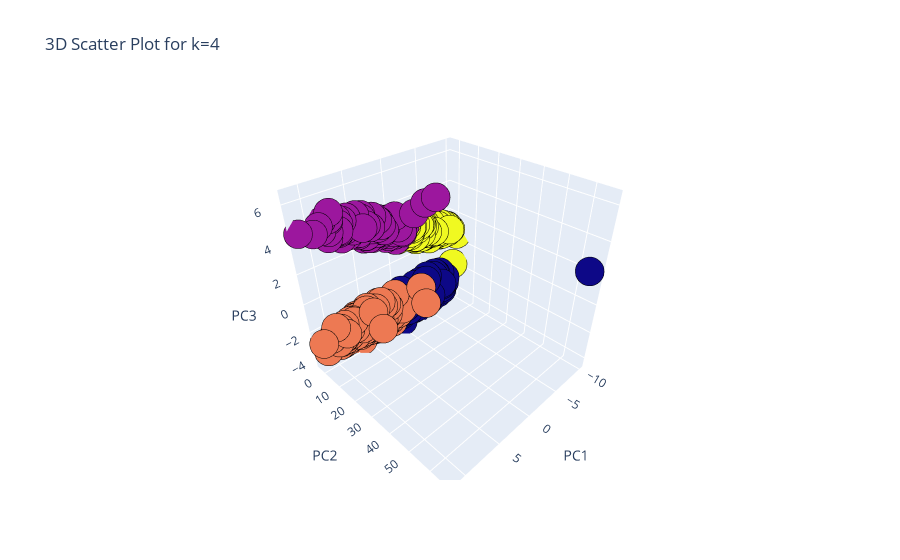
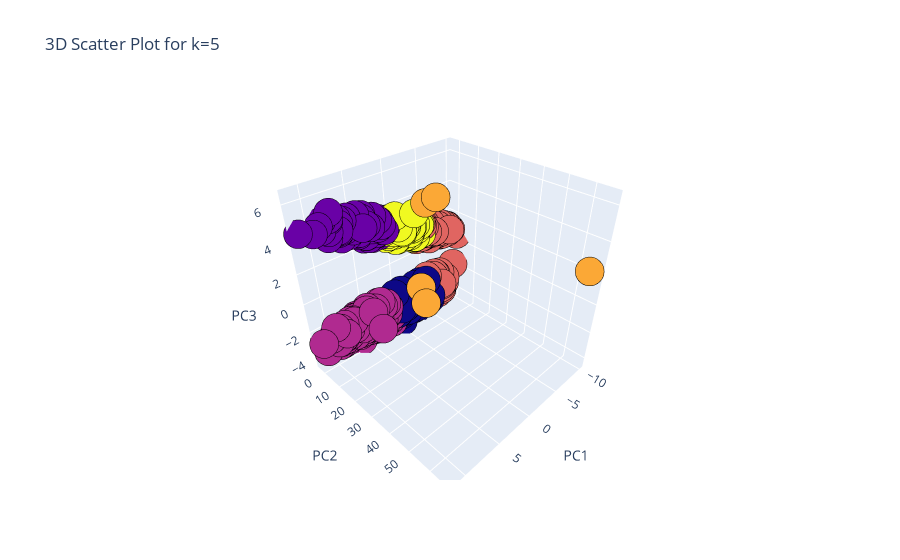

Notebook source saved alongside these figures, in order:
### Code cell
import matplotlib.pyplot as plt
import numpy as np
from sklearn.cluster import KMeans
from sklearn.metrics import silhouette_score
from yellowbrick.cluster import SilhouetteVisualizer
from sklearn.preprocessing import StandardScaler, PolynomialFeatures
from sklearn.decomposition import PCA
import plotly.graph_objects as go


features_log_transformed = features.copy()
features_log_transformed['Marketing_Spend'] = np.log1p(features['Marketing_Spend'])
features_log_transformed['Monthly_Revenue'] = np.log1p(features['Monthly_Revenue'])


poly = PolynomialFeatures(degree=2, include_bias=False)
poly_features = poly.fit_transform(features_log_transformed)

scaler = StandardScaler()
scaled_features = scaler.fit_transform(poly_features)


pca = PCA(n_components=3)  
pca_features = pca.fit_transform(scaled_features)


fig, ax = plt.subplots(1, 2, figsize=(15, 6))

k_values = [4, 6]
for idx, k in enumerate(k_values):
    km = KMeans(n_clusters=k, init='k-means++', n_init=20, max_iter=300, random_state=42)
    visualizer = SilhouetteVisualizer(km, colors='yellowbrick', ax=ax[idx])
    visualizer.fit(pca_features)
    silhouette_avg = silhouette_score(pca_features, km.labels_)
    print(f'Silhouette score for {k} clusters: {silhouette_avg:.4f}')

plt.tight_layout()
plt.show()




kmeans_4 = KMeans(n_clusters=4, random_state=42)
labels_4 = kmeans_4.fit_predict(pca_features)

trace4 = go.Scatter3d(x=pca_features[:, 0], y=pca_features[:, 1], z=pca_features[:, 2],
                      mode='markers', marker=dict(color=labels_4, size=10, line=dict(color='black', width=10)))
layout4 = go.Layout(title='3D Scatter Plot for k=4', scene=dict(xaxis_title='PC1', yaxis_title='PC2', zaxis_title='PC3'))
fig4 = go.Figure(data=[trace4], layout=layout4)

kmeans_6 = KMeans(n_clusters=6, random_state=42)
labels_6= kmeans_6.fit_predict(pca_features)

trace6 = go.Scatter3d(x=pca_features[:, 0], y=pca_features[:, 1], z=pca_features[:, 2],
                      mode='markers', marker=dict(color=labels_6, size=10, line=dict(color='black', width=10)))
layout6 = go.Layout(title='3D Scatter Plot for k=5', scene=dict(xaxis_title='PC1', yaxis_title='PC2', zaxis_title='PC3'))
fig5 = go.Figure(data=[trace6], layout=layout6)

fig4.show()
fig5.show()

### Figure 1 — Plotly figure (JSON) as saved in the notebook; plotly's stock layout.template omitted (floating-point values rounded to 4 significant figures; data arrays with more than 128 entries replaced by an {"elided": "..."} marker saying what was removed)
{"data": [{"marker": {"color": {"elided": "995 int values"}, "line": {"color": "black", "width": 10}, "size": 10}, "mode": "markers", "type": "scatter3d", "x": {"elided": "995 float values"}, "y": {"elided": "995 float values"}, "z": {"elided": "995 float values"}}], "layout": {"scene": {"xaxis": {"title": {"text": "PC1"}}, "yaxis": {"title": {"text": "PC2"}}, "zaxis": {"title": {"text": "PC3"}}}, "title": {"text": "3D Scatter Plot for k=4"}}}

### Figure 2 — Plotly figure (JSON) as saved in the notebook; plotly's stock layout.template omitted (floating-point values rounded to 4 significant figures; data arrays with more than 128 entries replaced by an {"elided": "..."} marker saying what was removed)
{"data": [{"marker": {"color": {"elided": "995 int values"}, "line": {"color": "black", "width": 10}, "size": 10}, "mode": "markers", "type": "scatter3d", "x": {"elided": "995 float values"}, "y": {"elided": "995 float values"}, "z": {"elided": "995 float values"}}], "layout": {"scene": {"xaxis": {"title": {"text": "PC1"}}, "yaxis": {"title": {"text": "PC2"}}, "zaxis": {"title": {"text": "PC3"}}}, "title": {"text": "3D Scatter Plot for k=5"}}}
